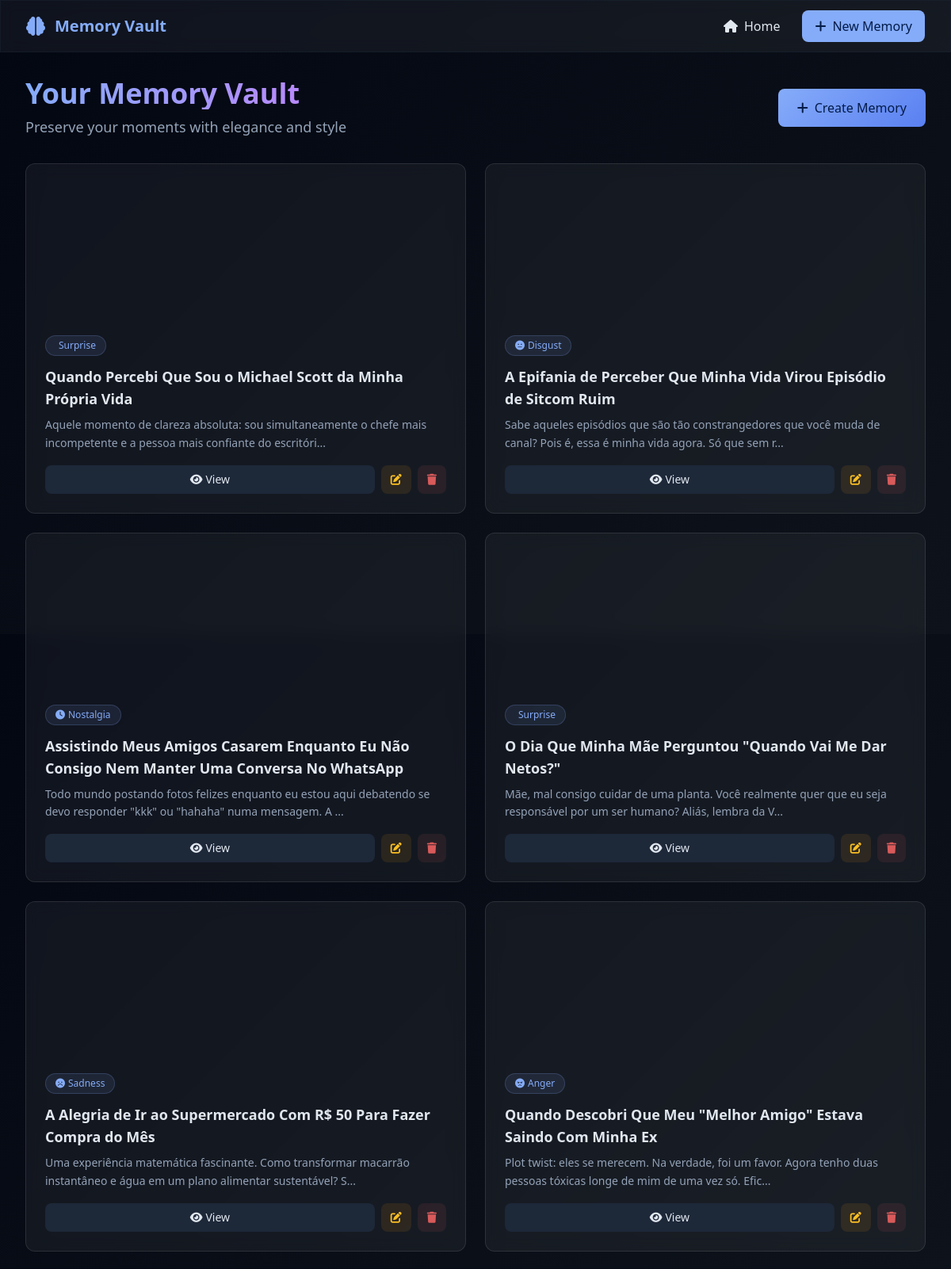
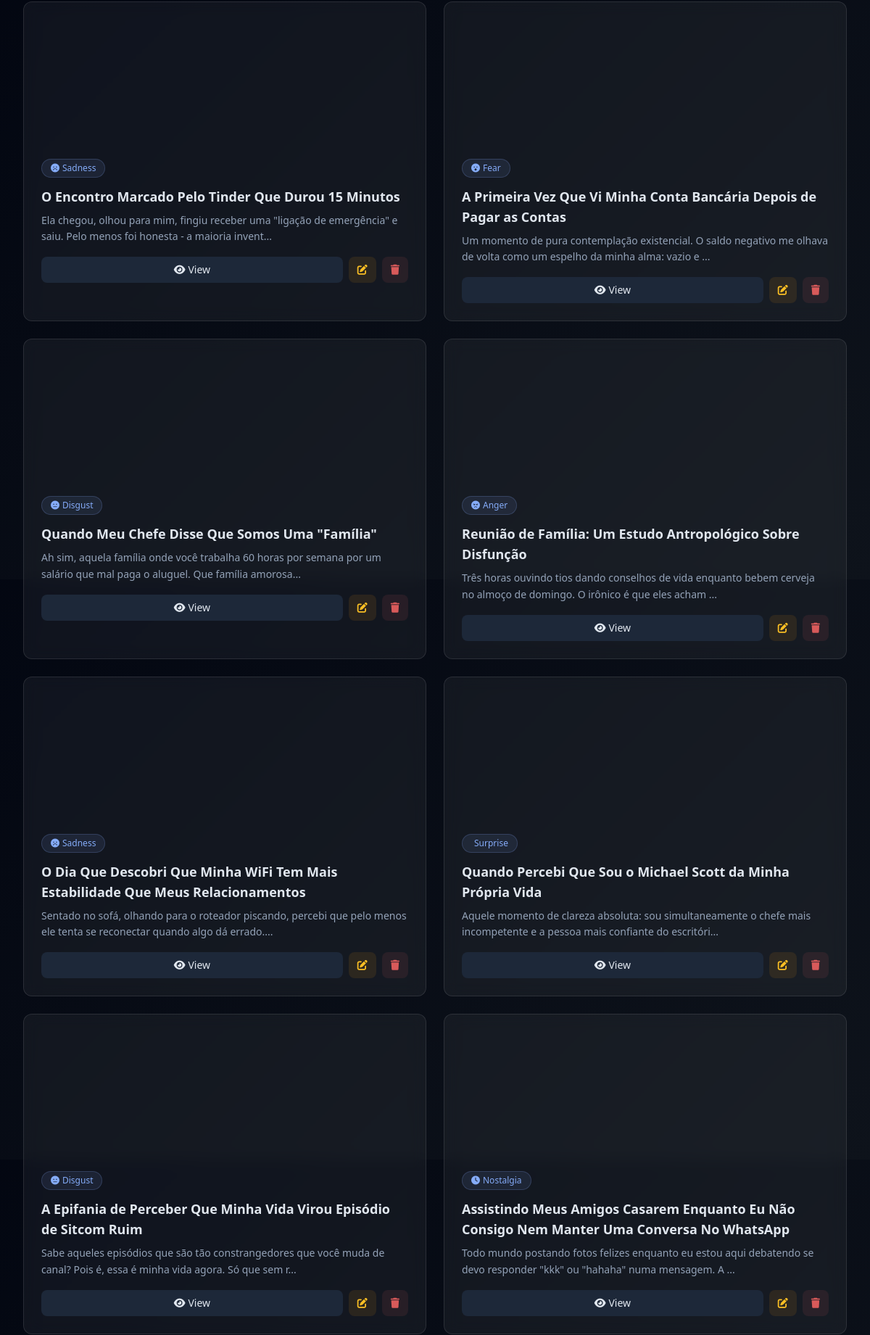
The page / (upper part) on the database its author committed (2 pictures, top to bottom).
### tables this page shows
CREATE TABLE memories (
            id INTEGER PRIMARY KEY AUTOINCREMENT,
            title TEXT NOT NULL,
            description TEXT,
            image TEXT,
            emotion TEXT NOT NULL
        );

### main.py (the view)
@app.route('/')
def index():
    conn = get_db_connection()
    memories = conn.execute('SELECT * FROM memories ORDER BY id DESC').fetchall()
    conn.close()
    return render_template('index.html', memories=memories)

### main.py (called while the page is built)
def get_db_connection():
    conn = sqlite3.connect('memories.db')
    conn.row_factory = sqlite3.Row
    return conn

### templates/index.html (shortened to what this page needs)
{% extends "base.html" %}
{% block content %}
<div class="flex flex-col lg:flex-row justify-between items-start lg:items-center mb-8 space-y-4 lg:space-y-0">
    <div>
        <h1 class="text-4xl font-bold bg-gradient-to-r from-primary to-purple-400 bg-clip-text text-transparent mb-2">
        </h1>
        <p class="text-muted-foreground text-lg">Preserve your moments with elegance and style</p>
    </div>
    <a href="{{ url_for('create') }}" class="btn-primary px-6 py-3 rounded-lg font-medium flex items-center space-x-2 hover-lift">
        <i class="fas fa-plus"></i>
        <span>Create Memory</span>
    </a>
</div>
{% if memories %}
    <div class="grid grid-cols-1 md:grid-cols-2 xl:grid-cols-3 gap-6">
        {% for memory in memories %}
            <div class="glass-effect rounded-xl overflow-hidden hover-lift group">
                {% if memory.image %}
                    <div class="relative h-48 overflow-hidden">
                    </div>
                {% else %}
                    <div class="h-48 bg-gradient-to-br from-secondary to-muted flex items-center justify-center">
                        <i class="fas fa-memory text-4xl text-muted-foreground"></i>
                    </div>
                {% endif %}
                <div class="p-6">
                    <div class="flex items-center justify-between mb-3">
                        <span class="inline-flex items-center px-3 py-1 rounded-full text-xs font-medium bg-primary/10 text-primary border border-primary/20">
                            {% if memory.emotion == 'joy' %}
                                <i class="fas fa-smile mr-1"></i>Joy
                            {% elif memory.emotion == 'sadness' %}
                                <i class="fas fa-frown mr-1"></i>Sadness
                            {% elif memory.emotion == 'anger' %}
                                <i class="fas fa-angry mr-1"></i>Anger
                            {% elif memory.emotion == 'fear' %}
                                <i class="fas fa-surprise mr-1"></i>Fear
                            {% elif memory.emotion == 'surprise' %}
                                Surprise
                            {% elif memory.emotion == 'disgust' %}
                                <i class="fas fa-meh mr-1"></i>Disgust
                            {% elif memory.emotion == 'love' %}
                                <i class="fas fa-heart mr-1"></i>Love
                            {% elif memory.emotion == 'excitement' %}
                                <i class="fas fa-star mr-1"></i>Excitement
                            {% elif memory.emotion == 'nostalgia' %}
                                <i class="fas fa-clock mr-1"></i>Nostalgia
                            {% else %}
                                <i class="fas fa-question mr-1"></i>{{ memory.emotion.title() }}
                            {% endif %}
                        </span>
                    </div>
                    <h3 class="font-semibold text-lg mb-2 text-foreground line-clamp-2">{{ memory.title }}</h3>
                    <p class="text-muted-foreground text-sm leading-relaxed mb-4 line-clamp-3">
                        {{ memory.description[:120] }}{% if memory.description|length > 120 %}...{% endif %}
                    </p>
                    <div class="flex items-center space-x-2">
                        <a href="{{ url_for('view', memory_id=memory.id) }}"
                           class="flex-1 bg-secondary hover:bg-secondary/80 text-secondary-foreground px-4 py-2 rounded-lg text-sm font-medium text-center transition-colors">
                            <i class="fas fa-eye mr-1"></i>View
                        </a>
                        <a href="{{ url_for('edit', memory_id=memory.id) }}"
                           class="bg-amber-500/10 hover:bg-amber-500/20 text-amber-400 px-3 py-2 rounded-lg text-sm transition-colors">
                            <i class="fas fa-edit"></i>
                        </a>
                        <form method="POST" action="{{ url_for('delete', memory_id=memory.id) }}" class="inline"
                              onsubmit="return confirm('Are you sure you want to delete this memory?')">
                            <button type="submit"
                                    class="bg-destructive/10 hover:bg-destructive/20 text-destructive px-3 py-2 rounded-lg text-sm transition-colors">
                                <i class="fas fa-trash"></i>
                            </button>
                        </form>
                    </div>
                </div>
            </div>
        {% endfor %}
    </div>
{% endif %}
{% endblock %}

### templates/base.html (shortened to what this page needs)
<!DOCTYPE html>
<html lang="en" class="dark">
<head>
    <script src="https://cdn.tailwindcss.com"></script>
    <link href="https://cdnjs.cloudflare.com/ajax/libs/font-awesome/6.0.0/css/all.min.css" rel="stylesheet">
</head>
<body class="bg-background text-foreground">
    <nav class="glass-effect border-b border-border/40 sticky top-0 z-50">
        <div class="max-w-7xl mx-auto px-4 sm:px-6 lg:px-8">
            <div class="flex justify-between items-center h-16">
                <a href="{{ url_for('index') }}" class="flex items-center space-x-3 text-xl font-bold text-primary hover:text-primary/80 transition-colors">
                    <i class="fas fa-brain text-2xl"></i>
                    <span>Memory Vault</span>
                </a>
                <div class="flex items-center space-x-4">
                    <a href="{{ url_for('index') }}" class="flex items-center space-x-2 px-3 py-2 rounded-lg hover:bg-secondary/50 transition-colors">
                        <i class="fas fa-home"></i>
                        <span class="hidden sm:inline">Home</span>
                    </a>
                    <a href="{{ url_for('create') }}" class="flex items-center space-x-2 px-4 py-2 bg-primary text-primary-foreground rounded-lg hover:bg-primary/90 transition-all hover-lift font-medium">
                        <i class="fas fa-plus"></i>
                        <span class="hidden sm:inline">New Memory</span>
                    </a>
                </div>
            </div>
        </div>
    </nav>
    <main class="max-w-7xl mx-auto px-4 sm:px-6 lg:px-8 py-8">
        {% block content %}{% endblock %}
    </main>
</body>
</html>

### templates/base.html (style rules this page uses)
body { background: linear-gradient(135deg, hsl(224, 71%, 4%) 0%, hsl(217, 32%, 8%) 100%); min-height: 100vh; }
.glass-effect { background: rgba(255, 255, 255, 0.05); backdrop-filter: blur(10px); border: 1px solid rgba(255, 255, 255, 0.1); }
.hover-lift { transition: all 0.3s ease; }
.btn-primary { background: linear-gradient(135deg, hsl(220, 91%, 75%) 0%, hsl(225, 85%, 65%) 100%); color: hsl(220, 91%, 15%); border: none; transition: all 0.3s ease; }

### templates/index.html (style rules this page uses)
.line-clamp-2 { display: -webkit-box; -webkit-line-clamp: 2; -webkit-box-orient: vertical; overflow: hidden; }
.line-clamp-3 { display: -webkit-box; -webkit-line-clamp: 3; -webkit-box-orient: vertical; overflow: hidden; }

### rows shown on the page
memories: emotion "Surprise", title "Quando Percebi Que Sou o Michael Scott da Minha Própria Vida", description "Aquele momento de clareza absoluta: sou simultaneamente o chefe mais incompetente e a pessoa mais confiante do escritóri"
memories: emotion "disgust" (drawn), title "A Epifania de Perceber Que Minha Vida Virou Episódio de Sitcom Ruim", description "Sabe aqueles episódios que são tão constrangedores que você muda de canal? Pois é, essa é minha vida agora. Só que sem r"
memories: emotion "nostalgia" (drawn), title "Assistindo Meus Amigos Casarem Enquanto Eu Não Consigo Nem Manter Uma Conversa No WhatsApp", description "Todo mundo postando fotos felizes enquanto eu estou aqui debatendo se devo responder \"kkk\" ou \"hahaha\" numa mensagem. A"
memories: emotion "Surprise", title "O Dia Que Minha Mãe Perguntou \"Quando Vai Me Dar Netos?\"", description "Mãe, mal consigo cuidar de uma planta. Você realmente quer que eu seja responsável por um ser humano? Aliás, lembra da V"
memories: emotion "sadness" (drawn), title "A Alegria de Ir ao Supermercado Com R$ 50 Para Fazer Compra do Mês", description "Uma experiência matemática fascinante. Como transformar macarrão instantâneo e água em um plano alimentar sustentável? S"
memories: emotion "anger" (drawn), title "Quando Descobri Que Meu \"Melhor Amigo\" Estava Saindo Com Minha Ex", description "Plot twist: eles se merecem. Na verdade, foi um favor. Agora tenho duas pessoas tóxicas longe de mim de uma vez só. Efic"
memories: emotion "sadness" (drawn), title "O Encontro Marcado Pelo Tinder Que Durou 15 Minutos", description "Ela chegou, olhou para mim, fingiu receber uma \"ligação de emergência\" e saiu. Pelo menos foi honesta - a maioria invent"
memories: emotion "fear" (drawn), title "A Primeira Vez Que Vi Minha Conta Bancária Depois de Pagar as Contas", description "Um momento de pura contemplação existencial. O saldo negativo me olhava de volta como um espelho da minha alma: vazio e"
memories: emotion "disgust" (drawn), title "Quando Meu Chefe Disse Que Somos Uma \"Família\"", description "Ah sim, aquela família onde você trabalha 60 horas por semana por um salário que mal paga o aluguel. Que família amorosa"
memories: emotion "anger" (drawn), title "Reunião de Família: Um Estudo Antropológico Sobre Disfunção", description "Três horas ouvindo tios dando conselhos de vida enquanto bebem cerveja no almoço de domingo. O irônico é que eles acham"
memories: emotion "sadness" (drawn), title "O Dia Que Descobri Que Minha WiFi Tem Mais Estabilidade Que Meus Relacionamentos", description "Sentado no sofá, olhando para o roteador piscando, percebi que pelo menos ele tenta se reconectar quando algo dá errado."
memories: emotion "Surprise", title "Quando Percebi Que Sou o Michael Scott da Minha Própria Vida", description "Aquele momento de clareza absoluta: sou simultaneamente o chefe mais incompetente e a pessoa mais confiante do escritóri"
memories: emotion "disgust" (drawn), title "A Epifania de Perceber Que Minha Vida Virou Episódio de Sitcom Ruim", description "Sabe aqueles episódios que são tão constrangedores que você muda de canal? Pois é, essa é minha vida agora. Só que sem r"
memories: emotion "nostalgia" (drawn), title "Assistindo Meus Amigos Casarem Enquanto Eu Não Consigo Nem Manter Uma Conversa No WhatsApp", description "Todo mundo postando fotos felizes enquanto eu estou aqui debatendo se devo responder \"kkk\" ou \"hahaha\" numa mensagem. A"
